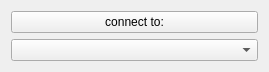
<?xml version="1.0" encoding="UTF-8"?>
<ui version="4.0">
 <class>QtConnect</class>
 <widget class="QWidget" name="QtConnect">
  <property name="geometry">
   <rect>
    <x>0</x>
    <y>0</y>
    <width>269</width>
    <height>72</height>
   </rect>
  </property>
  <property name="windowTitle">
   <string>QtConnect</string>
  </property>
  <layout class="QVBoxLayout" name="verticalLayout">
   <item>
    <widget class="QPushButton" name="pushButton_connect">
     <property name="text">
      <string>connect to:</string>
     </property>
    </widget>
   </item>
   <item>
    <widget class="QComboBox" name="comboBox"/>
   </item>
   <item>
    <spacer name="verticalSpacer">
     <property name="orientation">
      <enum>Qt::Vertical</enum>
     </property>
     <property name="sizeHint" stdset="0">
      <size>
       <width>20</width>
       <height>40</height>
      </size>
     </property>
    </spacer>
   </item>
  </layout>
 </widget>
 <layoutdefault spacing="6" margin="11"/>
 <resources/>
 <connections/>
</ui>
